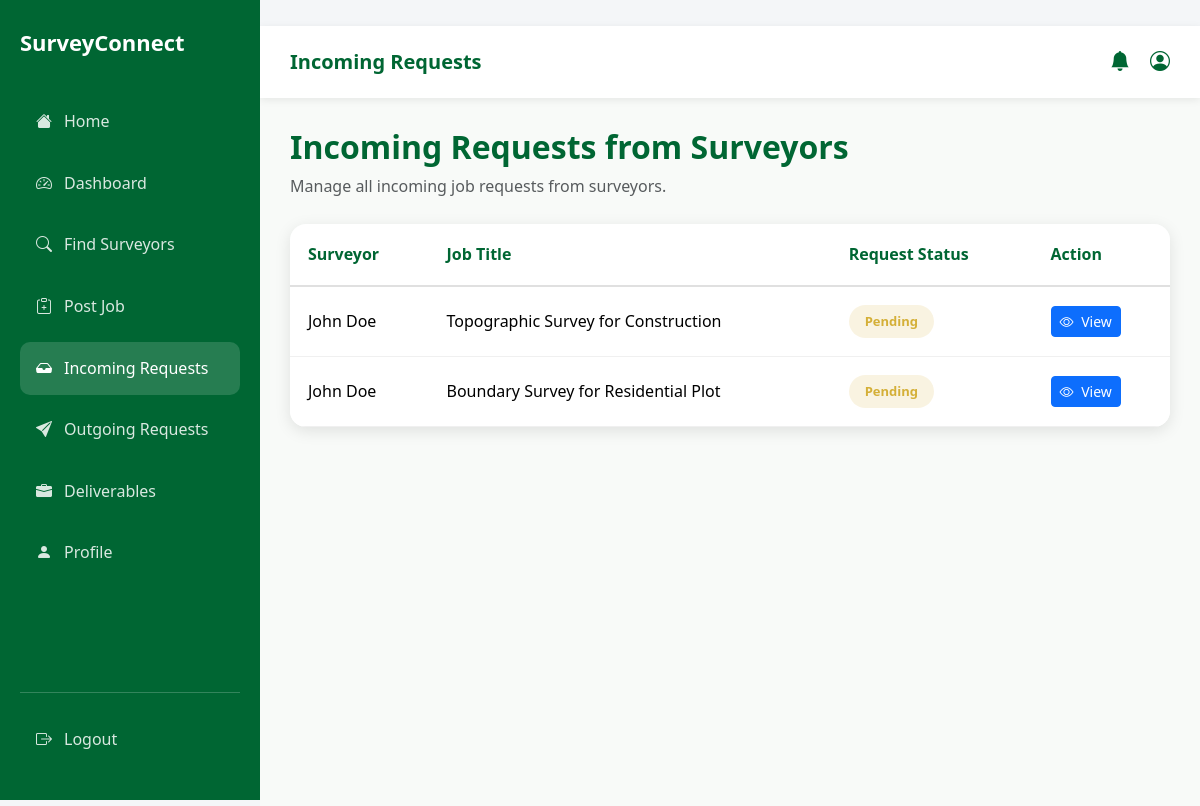
/client/incoming-requests.php (signed in), run on an earlier commit of the app's database.
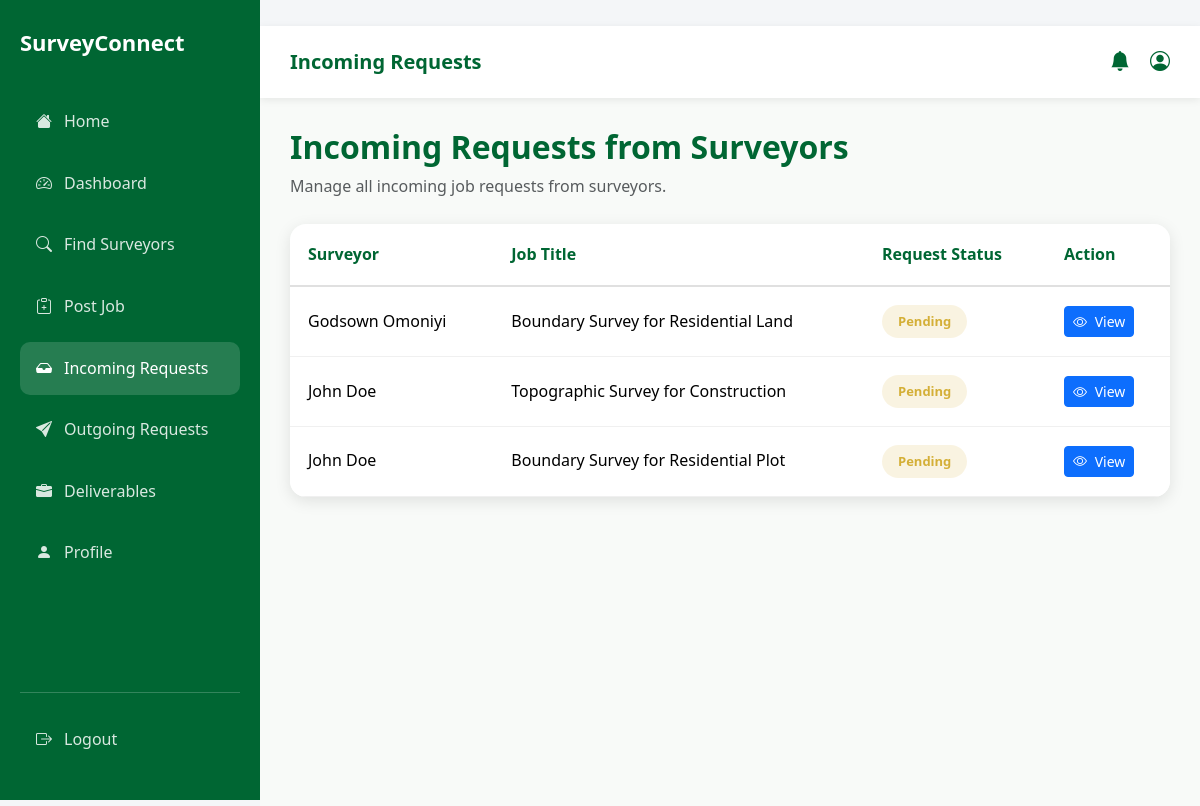
And on a later commit of the database.
### tables this page shows
CREATE TABLE IF NOT EXISTS `request_to_clients` (
  `id` int NOT NULL AUTO_INCREMENT,
  `job_id` int NOT NULL,
  `surveyor_profile_id` int NOT NULL,
  `client_profile_id` int NOT NULL,
  `request_status` enum('pending','accepted','rejected') NOT NULL DEFAULT 'pending',
  `created_at` timestamp NOT NULL DEFAULT CURRENT_TIMESTAMP,
  PRIMARY KEY (`id`),
  KEY `fk_rtc_job` (`job_id`),
  KEY `fk_rtc_surveyor` (`surveyor_profile_id`),
  KEY `fk_rtc_client` (`client_profile_id`)
);

CREATE TABLE IF NOT EXISTS `surveyors_profile` (
  `id` int NOT NULL AUTO_INCREMENT,
  `account_id` int NOT NULL,
  `first_name` varchar(100) NOT NULL,
  `surname` varchar(100) NOT NULL,
  `other_names` varchar(100) DEFAULT NULL,
  `phone_number` varchar(20) NOT NULL,
  `whatsapp_number` varchar(20) NOT NULL,
  `years_of_experience` int NOT NULL,
  `bio` text NOT NULL,
  `state` varchar(100) NOT NULL,
  `lga` varchar(100) NOT NULL,
  `address` text NOT NULL,
  `profile_image` varchar(255) NOT NULL,
  `id_type` varchar(50) NOT NULL,
  `id_document` varchar(255) NOT NULL,
  `surcon_number` varchar(50) NOT NULL,
  `specialization` enum('Land & Boundary Survey','Engineering Survey','Topographic Survey','Cadastral Survey','Hydrographic Survey','GIS Survey') NOT NULL,
  `verification_status` enum('pending','verified','rejected') NOT NULL DEFAULT 'pending',
  `verified_at` datetime NOT NULL DEFAULT CURRENT_TIMESTAMP,
  `created_at` datetime NOT NULL DEFAULT CURRENT_TIMESTAMP,
  `updated_at` datetime NOT NULL DEFAULT CURRENT_TIMESTAMP ON UPDATE CURRENT_TIMESTAMP,
  `rating` decimal(2,1) NOT NULL DEFAULT '0.0',
  `reviews_count` int NOT NULL DEFAULT '0',
  PRIMARY KEY (`id`),
  KEY `fk_surveyor_user` (`account_id`)
);

CREATE TABLE IF NOT EXISTS `jobs` (
  `id` int NOT NULL AUTO_INCREMENT,
  `client_profile_id` int NOT NULL,
  `job_title` varchar(255) NOT NULL,
  `job_description` text NOT NULL,
  `proposed_budget` varchar(100) NOT NULL,
  `job_state` varchar(100) NOT NULL,
  `job_lga` varchar(100) NOT NULL,
  `job_address` text NOT NULL,
  `job_status` enum('available','taken','completed') NOT NULL DEFAULT 'available',
  `created_at` datetime NOT NULL DEFAULT CURRENT_TIMESTAMP,
  PRIMARY KEY (`id`),
  KEY `fk_jobs_client` (`client_profile_id`)
);

### models/ClientProfile.php (called while the page is built, shortened)
<?php
class ClientProfile{
    public function getClientProfileByAccountId($account_id, $pdo){
        $sql = "SELECT * FROM clients_profile WHERE account_id = ?";
        $stmt = $pdo->prepare($sql);
        $stmt->execute([$account_id]);
        $client_profile = $stmt->fetch(PDO::FETCH_ASSOC);
        return $client_profile;
    }
}

### models/Request.php (called while the page is built, shortened)
<?php
class Request{
    public function getClientIncomingRequests($client_profile_id, $pdo) {
    $sql = "
        SELECT
            rtc.id,
            rtc.request_status,
            j.job_title AS job_title,
            sp.first_name,
            sp.surname
        FROM request_to_clients rtc
        JOIN jobs j
            ON rtc.job_id = j.id
        JOIN surveyors_profile sp
            ON rtc.surveyor_profile_id = sp.id
        WHERE rtc.client_profile_id = ?
        ORDER BY rtc.created_at DESC
    ";
    $stmt = $pdo->prepare($sql);
    $stmt->execute([$client_profile_id]);
    return $stmt->fetchAll(PDO::FETCH_ASSOC);
    }
}

### client/incoming-requests.php (the view, shortened to what this page needs)
<?php
require_once "../config/db-connect.php";
require_once "../models/ClientProfile.php";
require_once "../models/Request.php";
$account_id = $_SESSION['id'];
$clientProfileModel = new ClientProfile();
$profile = $clientProfileModel->getClientProfileByAccountId($account_id, $pdo);
$client_profile_id = $profile['id'];
$requestModel = new Request();
$incomingRequestsToClient = $requestModel->getClientIncomingRequests($client_profile_id, $pdo);
?>
<!DOCTYPE html>
<html lang="en">
<head>
  <link href="https://cdn.jsdelivr.net/npm/bootstrap@5.3.2/dist/css/bootstrap.min.css" rel="stylesheet">
  <link rel="stylesheet" href="https://cdn.jsdelivr.net/npm/bootstrap-icons@1.11.3/font/bootstrap-icons.min.css">
  <link rel="stylesheet" href="../assets/css/style.css">
</head>
<body>
  <?php include "../components/clientSidebar.php"; ?>
  <div class="surveyor-main">
    <nav class="surveyor-topbar">
      <div class="d-flex align-items-center gap-3">
        <strong>Incoming Requests</strong>
      </div>
      <div class="topbar-actions">
        <i class="bi bi-bell-fill"></i>
        <i class="bi bi-person-circle"></i>
      </div>
    </nav>
    <div class="dashboard-content">
      <div class="mb-4">
        <h2 class="mb-2" style="color: var(--primary-green); font-weight: 700;">Incoming Requests from Surveyors</h2>
        <p class="text-muted">Manage all incoming job requests from surveyors.</p>
      </div>
      <div class="request-table">
        <table class="table table-hover align-middle mb-0">
          <thead>
            <tr>
              <th>Surveyor</th>
              <th>Job Title</th>
              <th>Request Status</th>
              <th>Action</th>
            </tr>
          </thead>
          <tbody>
            <?php if (empty($incomingRequestsToClient)): ?>
              <tr>
                <td colspan="4" class="text-center text-muted">
                  No incoming requests yet.
                </td>
              </tr>
            <?php else: ?>
              <?php foreach ($incomingRequestsToClient as $reqest): ?>
                <tr>
                  <td>
                    <?php echo htmlspecialchars($reqest['first_name'] . ' ' . $reqest['surname']); ?>
                  </td>
                  <td>
                    <?php echo htmlspecialchars($reqest['job_title']); ?>
                  </td>
                  <td>
                    <span class="status-badge <?php echo $reqest['request_status']; ?>">
                      <?php echo ucfirst($reqest['request_status']); ?>
                    </span>
                  </td>
                  <td>
                    <a href="incoming-request.php?id=<?php echo $reqest['id']; ?>"
                      class="btn btn-sm btn-primary">
                      <i class="bi bi-eye me-1"></i> View
                    </a>
                  </td>
                </tr>
              <?php endforeach; ?>
            <?php endif; ?>
            </tbody>
        </table>
      </div>
    </div>
  </div>
</body>
</html>

### components/clientSidebar.php (shortened to what this page needs)
<div class="menu-btn" onclick="openSidebar()">
</div>
<div class="sidebar" id="sidebar">
  <div class="close-btn" onclick="closeSidebar()">✕</div>
  <div class="brand">SurveyConnect</div>
  <a href="../index.php"><i class="bi bi-house"></i> Home</a>
  <a href="../client/dashboard.php"><i class="bi bi-briefcase"></i> Dashboard</a>
  <a href="../surveyor-listing.php"><i class="bi bi-file-earmark-plus"></i> Find Surveyors</a>
  <a href="../jobs.php"><i class="bi bi-clipboard-plus"></i> Post Job</a>
  <a href="../client/incoming-requests.php"><i class="bi bi-inbox"></i> Incoming Requests</a>
  <a href="../client/outgoing-requests.php"><i class="bi bi-send"></i> Outgoing Requests</a>
  <a href="../client/confirm-job-completion.php"><i class="bi bi-briefcase"></i> Deliverables</a>
  <a href="../client/profile.php"><i class="bi bi-person"></i> Profile</a>
  <div class="logout">
    <a href="../includes/logout.php"><i class="bi bi-door-open"></i> Logout</a>
  </div>
</div>
<div class="surveyor-sidebar" id="clientSidebar">
  <div class="brand">SurveyConnect</div>
  <a href="../index.php"><i class="bi bi-house-fill"></i> Home</a>
  <a href="../client/dashboard.php" class="<?php echo basename($_SERVER['PHP_SELF']) == 'dashboard.php' ? 'active' : ''; ?>">
    <i class="bi bi-speedometer2"></i> Dashboard
  </a>
  <a href="../surveyor-listing.php"><i class="bi bi-search"></i> Find Surveyors</a>
  <a href="../jobs.php"><i class="bi bi-clipboard-plus"></i> Post Job</a>
  <a href="../client/incoming-requests.php" class="<?php echo basename($_SERVER['PHP_SELF']) == 'incoming-requests.php' || basename($_SERVER['PHP_SELF']) == 'incoming-request.php' ? 'active' : ''; ?>">
    <i class="bi bi-inbox-fill"></i> Incoming Requests
  </a>
  <a href="../client/outgoing-requests.php" class="<?php echo basename($_SERVER['PHP_SELF']) == 'outgoing-requests.php' || basename($_SERVER['PHP_SELF']) == 'outgoing-request.php' ? 'active' : ''; ?>">
    <i class="bi bi-send-fill"></i> Outgoing Requests
  </a>
  <a href="../client/confirm-job-completion.php" class="<?php echo basename($_SERVER['PHP_SELF']) == 'confirm-job-completion.php' ? 'active' : ''; ?>">
    <i class="bi bi-briefcase-fill"></i> Deliverables
  </a>
  <a href="../client/profile.php" class="<?php echo basename($_SERVER['PHP_SELF']) == 'profile.php' ? 'active' : ''; ?>">
    <i class="bi bi-person-fill"></i> Profile
  </a>
  <div class="logout">
    <a href="../includes/logout.php"><i class="bi bi-box-arrow-right"></i> Logout</a>
  </div>
</div>

What changed in the data, as far as the page shows it:
added request_to_clients: surveyor_profile.surname "Godsown Omoniyi", job.job_title "Boundary Survey for Residential Land", request_status "Pending"
